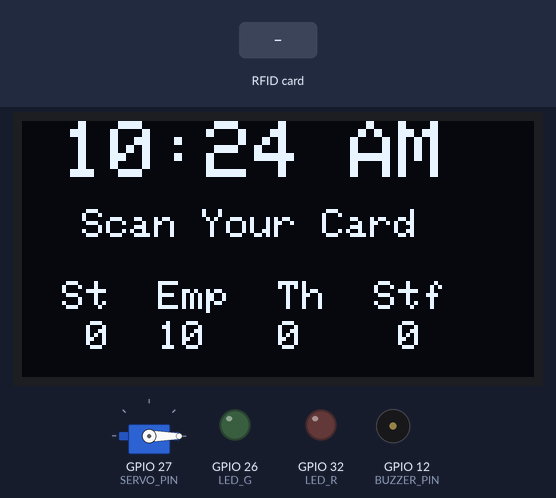
A sketch run on a simulated ESP32. Shown: servo, 128×64 one-colour display, output pins drawn as LEDs (lit = HIGH), buzzer (waves = sounding, pin HIGH). The inputs (shaded band) are chosen by the test bench. WiFi joins after 1.5 s; servers stay silent unless stated; the local clock reads 2024-03-15 10:24:30 at power-on unless the sketch sets it; EEPROM starts erased; what the sketch prints to the serial monitor is not drawn.

Above: at 11.1 s.
11.2 s: RFID card C3 BC 43 A8 held to the reader
At 12.9 s:
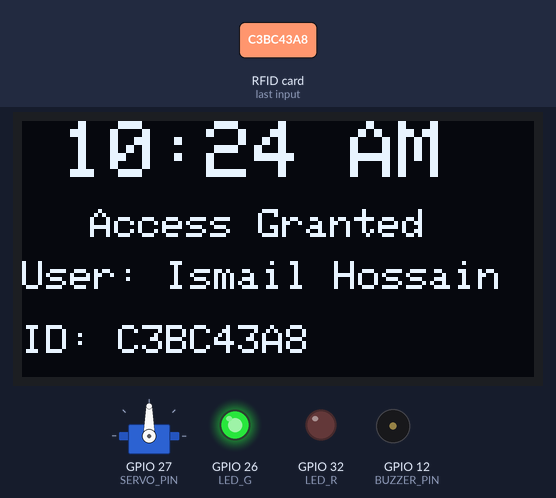
13.2 s: RFID card 5E 7A 19 C4 held to the reader
At 14.1 s:
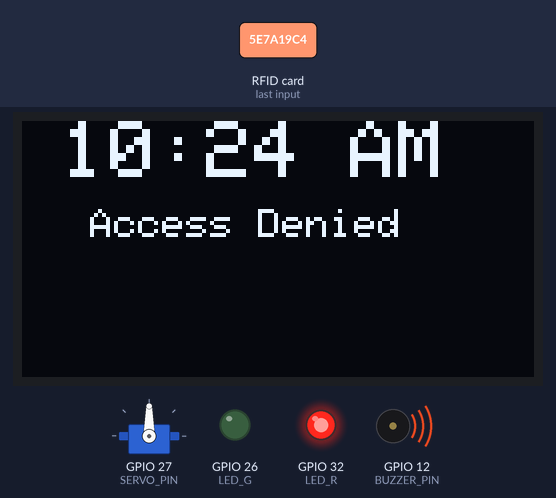
16.2 s: RFID card E3 E7 92 4A held to the reader
At 17.4 s:
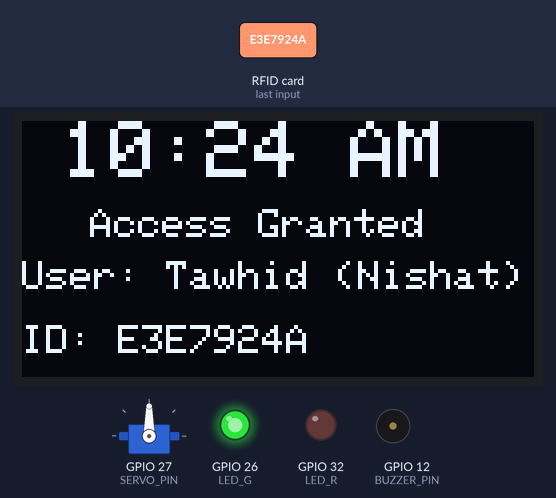
18.2 s: RFID card 33 ED 17 A6 held to the reader
At 19.9 s:
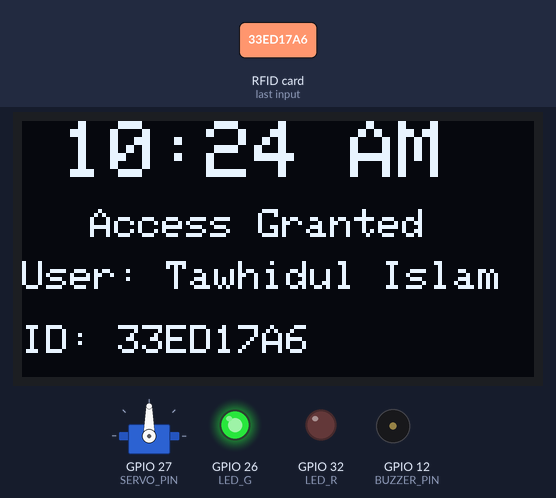
Timing chart, 0 to 22.9 s (numbered marks = the images above; inputs shaded):
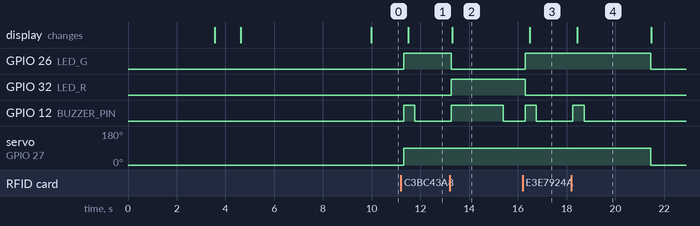

The sketch:

RFID_with_Bylink_Final_Code_Submitted.ino
```cpp
// Blynk Configuration
#define BLYNK_TEMPLATE_ID "TMPL6YNUPhf1C"
#define BLYNK_TEMPLATE_NAME "RFID Barrier Gate"
#define BLYNK_AUTH_TOKEN "wk2Ak1tJ7F7JqgZMYZqqkR3zHBpR9OVg"

#include <WiFi.h>
#include "time.h"
#include <SPI.h>
#include <SD.h>
#include <Wire.h>
#include <MFRC522.h>
#include <ESP32Servo.h>
#include <Adafruit_GFX.h>
#include <Adafruit_SH110X.h>
#include <FirebaseESP32.h>
#include <Preferences.h>
#include <BlynkSimpleEsp32.h>
#include <map>

// WiFi Credentials
const char *ssid = "Birmingham";    // Replace with your WiFi SSID
const char *password = "*12345*12345*";  // Replace with your WiFi Password

// Blynk Auth Token
char authn[] = BLYNK_AUTH_TOKEN;  // Your Blynk Auth Token

// Firebase configuration
#define FIREBASE_HOST "https://rfid-barrier-gate-default-rtdb.asia-southeast1.firebasedatabase.app"
#define FIREBASE_AUTH "Qi11Zo56X4ldlRbJF2nEECfvQVUD0HXUmiukw5T2"

// NTP Time Server Settings (Bangladesh Time - GMT+6)
const char *ntpServer = "pool.ntp.org";
const long gmtOffset_sec = 6 * 3600;  // GMT+6 for Bangladesh
const int daylightOffset_sec = 0;

// RFID Module Pins
#define SS_PIN 5
#define RST_PIN 4

// LED, Servo & Buzzer Pins
#define LED_G 26
#define LED_R 32
#define SERVO_PIN 27
#define BUZZER_PIN 12

// OLED Display Setup
#define SCREEN_WIDTH 128
#define SCREEN_HEIGHT 64
#define OLED_ADDR 0x3C  // Default I2C address for SH1106

Adafruit_SH1106G display(SCREEN_WIDTH, SCREEN_HEIGHT, &Wire, -1);
MFRC522 mfrc522(SS_PIN, RST_PIN);
Servo myServo;

// Firebase objects
FirebaseData fbdo;
FirebaseAuth auth;
FirebaseConfig config;

// Buzzer control variables
bool buzzerActive = false;
unsigned long buzzerStartTime = 0;
unsigned long buzzerDuration = 0;
Preferences preferences;
std::map<String, bool> userStatus;  // Store UID and their inside status

// User Data Structure
struct User {
  String uid;
  String name;
  String category;  // "Student", "Teacher", "Staff"
};

// List of Authorized Users (UID in *uppercase* without spaces)
User authorizedUsers[] = {
  { "C3BC43A8", "Ismail Hossain", "Student" },
  { "E3E7924A", "Tawhid (Nishat)", "Student" },
  { "33ED17A6", "Tawhidul Islam", "Teacher" },
  { "33A9AE4A", "Anup Podder", "Staff" }
};

// User state variables
bool userInside = false;    // Tracks if a user is inside the system
String currentUserID = "";  // Tracks the UID of the current user inside

int studentCount = 0;
int teacherCount = 0;
int staffCount = 0;
int emptySeats = 10;  // Total available seats

bool showAccessMessage = false;
String accessMessage = "";
String userInfo = "";
unsigned long lastScanTime = 0;

void setup() {
  Serial.begin(115200);
  Serial.println("Booting...");
  //resetStoredData();  // Reset data every time the code is uploaded

  // Connect to WiFi
  Serial.printf("Connecting to %s ", ssid);
  WiFi.begin(ssid, password);
  while (WiFi.status() != WL_CONNECTED) {
    delay(500);
    Serial.print(".");
  }
  Serial.println(" CONNECTED to WiFi!");

  // Initialize NTP Time for Bangladesh (BST)
  configTime(gmtOffset_sec, daylightOffset_sec, ntpServer);
  delay(2000);  // Wait for time synchronization

  loadStoredData();  // Load stored values from NVS
  loadUserStatus();  // Load user statuses from storage

  // Initialize Firebase
  config.host = FIREBASE_HOST;
  config.signer.tokens.legacy_token = FIREBASE_AUTH;
  Firebase.begin(&config, &auth);
  Firebase.reconnectWiFi(true);

  SPI.begin();
  mfrc522.PCD_Init();

  pinMode(LED_G, OUTPUT);
  pinMode(LED_R, OUTPUT);
  pinMode(BUZZER_PIN, OUTPUT);
  myServo.attach(SERVO_PIN);
  myServo.write(0);

  // Initialize OLED Display
  if (!display.begin(OLED_ADDR, true)) {
    Serial.println(F("ERROR: OLED Display Not Found!"));
    while (1)
      ;
  }

  display.clearDisplay();
  display.display();
  delay(1000);
  showWelcomeScreen();

  // Initialize Blynk
  Blynk.begin(authn, ssid, password);
}

void loop() {
  if (mfrc522.PICC_IsNewCardPresent() && mfrc522.PICC_ReadCardSerial()) {
    Serial.println("Card Detected! Reading...");
    handleCardScan();
    lastScanTime = millis();
    showAccessMessage = true;
  }

  // Reset system if no card present for 3 seconds
  if (showAccessMessage && (millis() - lastScanTime > 3000)) {
    showAccessMessage = false;
    resetSystem();
  }

  // Handle buzzer timing
  if (buzzerActive && (millis() - buzzerStartTime >= buzzerDuration)) {
    digitalWrite(BUZZER_PIN, LOW);
    buzzerActive = false;
  }

  updateOLED();
  updateBlynkValues();  // Update Blynk app values
  delay(100);
}

void resetStoredData() {
  preferences.begin("rfid_data", false);
  preferences.clear();  // Erase all stored data
  preferences.end();

  preferences.begin("user_status", false);
  preferences.clear();  // Erase stored user statuses
  preferences.end();
}

void storeData() {
  preferences.begin("rfid_data", false);
  preferences.putInt("studentCount", studentCount);
  preferences.putInt("teacherCount", teacherCount);
  preferences.putInt("staffCount", staffCount);
  preferences.putInt("emptySeats", emptySeats);
  preferences.end();
}

void loadStoredData() {
  preferences.begin("rfid_data", true);
  studentCount = preferences.getInt("studentCount", 0);
  teacherCount = preferences.getInt("teacherCount", 0);
  staffCount = preferences.getInt("staffCount", 0);
  emptySeats = preferences.getInt("emptySeats", 10);
  preferences.end();
}

void setUserStatusToStorage(String uid, bool isInside) {
  preferences.begin("user_status", false);
  preferences.putBool(uid.c_str(), isInside);
  preferences.end();
}

// final segment

bool getUserStatusFromStorage(String uid) {
  preferences.begin("user_status", true);
  bool status = preferences.getBool(uid.c_str(), false);  // Default to false (not inside)
  preferences.end();
  return status;
}

void loadUserStatus() {
  for (User user : authorizedUsers) {
    userStatus[user.uid] = getUserStatusFromStorage(user.uid);
  }
}

void handleCardScan() {
  String uid = readUID();
  Serial.print("Card UID: ");
  Serial.println(uid);

  User user = checkUID(uid);

  if (user.uid != "") {
    if (userStatus[user.uid]) {
      // User is exiting
      Serial.println("Access Granted! User is exiting.");
      grantAccess(user);
      sendToFirebase(user.name, user.uid, "Exit");
      userStatus[user.uid] = false;
      setUserStatusToStorage(user.uid, false);  //  Save exit status
      updateUserCount(user, false);             // Decrease count
    } else {
      // Check for available seats if user is a student
      if (user.category == "Student" && emptySeats == 0) {
        Serial.println("No vacant seat available!");
        grantAccess(user);
        accessMessage = "No vacant seat";
        return;
      }

      // User is entering
      Serial.println("Access Granted! User is entering.");
      grantAccess(user);
      sendToFirebase(user.name, user.uid, "Entry");
      userStatus[user.uid] = true;
      setUserStatusToStorage(user.uid, true);  // Save entry status
      updateUserCount(user, true);             // Increase count
    }
  } else {
    // Unauthorized user
    Serial.println("Access Denied! Unauthorized user.");
    denyAccess(uid);
  }

  mfrc522.PICC_HaltA();
  mfrc522.PCD_StopCrypto1();
}

void updateUserCount(User user, bool entering) {
  if (user.category == "Student") {
    studentCount += (entering ? 1 : -1);
    emptySeats += (entering ? -1 : 1);
  } else if (user.category == "Teacher") {
    teacherCount += (entering ? 1 : -1);
  } else if (user.category == "Staff") {
    staffCount += (entering ? 1 : -1);
  }
  storeData();  // Save updated values persistently
}

void updateOLED() {
  display.clearDisplay();
  display.setTextSize(1);
  display.setTextColor(SH110X_WHITE);

  // Show real-time clock at the top
  display.setCursor(0, 0);
  showTimeOnOLED();
  display.setTextSize(1);
  display.setTextColor(SH110X_WHITE);
  display.setCursor(15, 22);
  display.print("Scan Your Card");

  if (showAccessMessage) {
    display.clearDisplay();
    display.setCursor(0, 0);
    showTimeOnOLED();
    // if (accessMessage == "No vacant seat" && emptySeats == 0) {
    //   display.setTextSize(1);
    //   display.setTextColor(SH110X_WHITE);
    //   display.setCursor(17, 22);
    //   display.println(accessMessage);
    if (accessMessage == "Access Denied") {
      display.setTextSize(1);
      display.setTextColor(SH110X_WHITE);
      display.setCursor(17, 22);
      //accessMessage = "Access Denied!";
      display.println(accessMessage);
    } else {
      display.setTextSize(1);
      display.setTextColor(SH110X_WHITE);
      display.setCursor(17, 22);
      //accessMessage = "Access Granted!";
      display.println(accessMessage);
      display.setCursor(0, 35);
      display.println(userInfo);
    }
  }

  // Display User count data
  else {
    display.setTextSize(1);
    display.setTextColor(SH110X_WHITE);
    display.setCursor(10, 40);
    display.print("St  Emp  Th  Stf");

    display.setCursor(10, 50);
    display.printf("%2d  %2d  %2d   %2d", studentCount, emptySeats, teacherCount, staffCount);
  }

  display.display();
}

// Another segment

void grantAccess(User user) {
  // if (accessMessage == "No vacant seat" && emptySeats == 0) {
  //   digitalWrite(LED_G, LOW);
  //   digitalWrite(LED_R, HIGH);
  //   digitalWrite(BUZZER_PIN, HIGH);
  //   buzzerStartTime = millis();
  //   buzzerDuration = 2000;
  //   buzzerActive = true;

  //   // accessMessage = "Access Denied";
  //   // userInfo = "User: " + user.name + "\n\nID: " + user.uid;
  //   // Serial.println(accessMessage);
  //   // Serial.println(userInfo);
  // } else {
  digitalWrite(LED_G, HIGH);
  digitalWrite(LED_R, LOW);
  myServo.write(90);
  digitalWrite(BUZZER_PIN, HIGH);
  buzzerStartTime = millis();
  buzzerDuration = 350;
  buzzerActive = true;

  accessMessage = "Access Granted";
  userInfo = "User: " + user.name + "\n\nID: " + user.uid;
  //Serial.println(accessMessage);
  Serial.println(userInfo);
  //}
}

void denyAccess(String uid) {
  digitalWrite(LED_R, HIGH);
  digitalWrite(LED_G, LOW);
  digitalWrite(BUZZER_PIN, HIGH);
  buzzerStartTime = millis();
  buzzerDuration = 2000;
  buzzerActive = true;

  accessMessage = "Access Denied";
  userInfo = " ID: " + uid;
  // Serial.println(accessMessage);
  Serial.println(userInfo);
}

String readUID() {
  String uid = "";
  for (byte i = 0; i < mfrc522.uid.size; i++) {
    uid += String(mfrc522.uid.uidByte[i], HEX);
  }
  uid.toUpperCase();
  return uid;
}

User checkUID(String uid) {
  for (User u : authorizedUsers) {
    if (uid == u.uid) return u;
  }
  return { "", "", "" };
}

void updateBlynkValues() {
  Blynk.virtualWrite(V1, studentCount);  // Virtual Pin 1 for studentCount
  Blynk.virtualWrite(V2, teacherCount);  // Virtual Pin 2 for teacherCount
  Blynk.virtualWrite(V3, staffCount);    // Virtual Pin 3 for staffCount
  Blynk.virtualWrite(V4, emptySeats);    // Virtual Pin 4 for emptySeats
}

void showTimeOnOLED() {
  struct tm timeinfo;
  if (!getLocalTime(&timeinfo)) {
    display.setCursor(10, 0);
    display.println("Time Unavailable");
    return;
  }

  int hour = timeinfo.tm_hour;
  String ampm = "AM";
  if (hour >= 12) {
    ampm = "PM";
    if (hour > 12) hour -= 12;
  } else if (hour == 0) {
    hour = 12;
  }

  char timeStr[10];
  sprintf(timeStr, "%02d:%02d %s", hour, timeinfo.tm_min, ampm.c_str());

  display.setTextSize(2);
  display.setCursor(10, 0);
  display.println(timeStr);
}

void showWelcomeScreen() {
  display.clearDisplay();
  display.setTextSize(1);
  display.setTextColor(SH110X_WHITE);
  display.setCursor(0, 0);
  display.println(" RFID Access System");
  display.setCursor(22, 24);
  display.println("Developed By:");
  display.setCursor(0, 37);
  display.println("Tawhid,Jannat,Ismail");
  display.display();
  delay(5000);
}

void resetSystem() {
  Serial.println("Resetting system...");
  digitalWrite(LED_G, LOW);
  digitalWrite(LED_R, LOW);
  myServo.write(0);
}

void sendToFirebase(String userName, String userID, String eventType) {
  if (Firebase.ready()) {
    String path = "/access_logs/" + userID + "/" + eventType;  // Path for the user's logs
    String timestamp = getTimestamp();

    FirebaseJson json;
    json.set("User-name", userName.c_str());
    json.set("User-ID", userID.c_str());
    json.set("Event-Time", timestamp.c_str());

    // Use pushJSON to append data instead of overwriting
    if (Firebase.pushJSON(fbdo, path, json)) {
      Serial.println("Data sent to Firebase successfully!");
    } else {
      Serial.print("Failed to send data to Firebase. Error: ");
      Serial.println(fbdo.errorReason());
    }
  }
}

String getTimestamp() {
  struct tm timeinfo;
  if (!getLocalTime(&timeinfo)) {
    return "Time Unavailable";
  }

  char timestamp[20];
  sprintf(timestamp, "%04d-%02d-%02d %02d:%02d:%02d",
          timeinfo.tm_year + 1900, timeinfo.tm_mon + 1, timeinfo.tm_mday,
          timeinfo.tm_hour, timeinfo.tm_min, timeinfo.tm_sec);
  return String(timestamp);
}
```

Measured:
- after the input at 11.2 s, GPIO 26 (LED_G): LOW → HIGH after 0.11 s; GPIO 12 (BUZZER_PIN): LOW → HIGH after 0.11 s, → LOW 0.46 s later; servo on GPIO 27 (SERVO_PIN): 0° → 90° after 0.11 s; the display: changes after 0.29 s (image 1)
- after the input at 13.2 s, GPIO 26 (LED_G): HIGH → LOW after 0.07 s instead of 1.3 s; GPIO 32 (LED_R): LOW → HIGH after 0.07 s; GPIO 12 (BUZZER_PIN): LOW → HIGH after 0.07 s, → LOW 2.1 s later; servo on GPIO 27 (SERVO_PIN): stays 90° (without the input it goes to 0° after 1.3 s); the display: changes after 0.10 s (image 2)
- after the input at 16.2 s, GPIO 26 (LED_G): LOW → HIGH after 0.09 s; GPIO 12 (BUZZER_PIN): LOW → HIGH after 0.09 s, → LOW 0.46 s later; servo on GPIO 27 (SERVO_PIN): stays 90° (without the input it goes to 0° after 0.11 s); the display: changes after 0.28 s (image 3)
- after the input at 18.2 s, GPIO 26 (LED_G): HIGH → LOW after 3.3 s instead of 1.3 s; GPIO 12 (BUZZER_PIN): LOW → HIGH after 0.06 s, → LOW 0.46 s later; servo on GPIO 27 (SERVO_PIN): 90° → 0° after 3.3 s instead of 1.3 s; the display: changes after 0.24 s (image 4)
